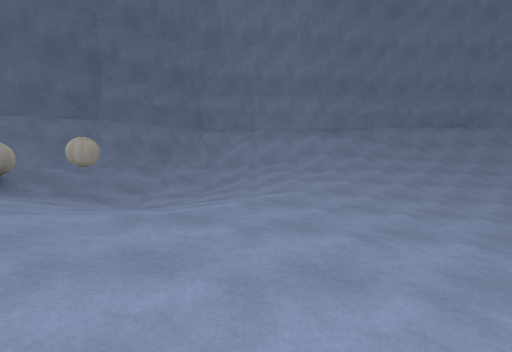
[1] (above)

14 first-person views from a walk through a Unity game level. The camera is 1.3 m above the floor, tilts 4° down and sees 85° across. The floor is counted in squares, 2 m on a side. Each view is taken from the middle of a square. On the plan, view 1 faces up. The plan holds only what a view shows up to about 9 squares ahead; the rest is blank. The place goes on beyond the plan.

[2]
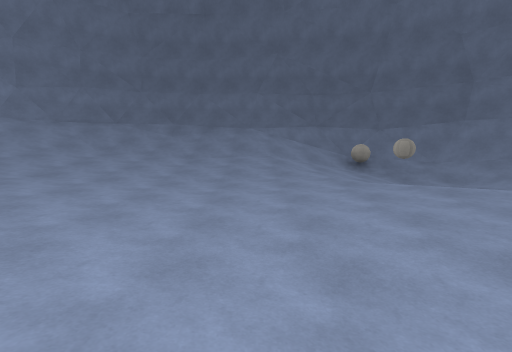

[3]
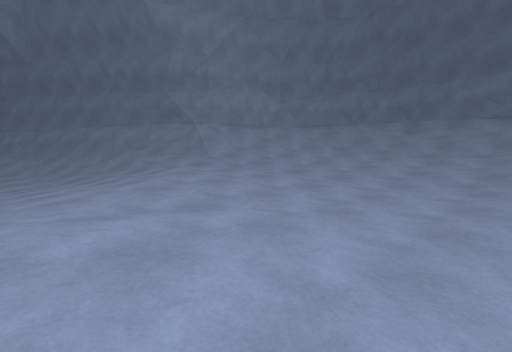

[4]
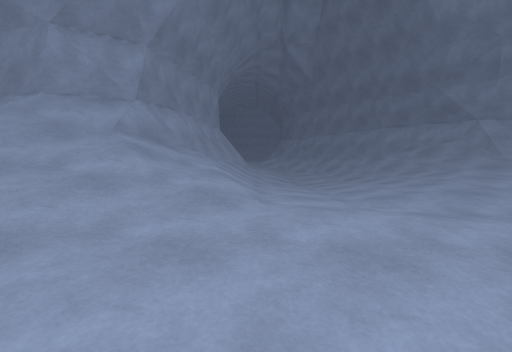

[5]
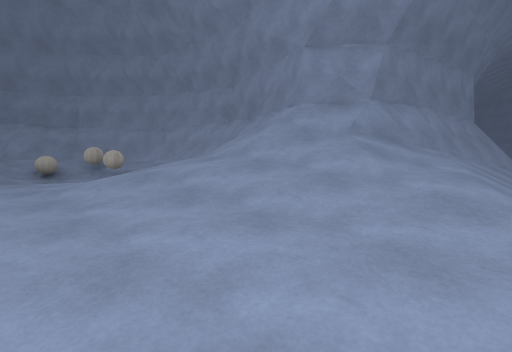

[6]
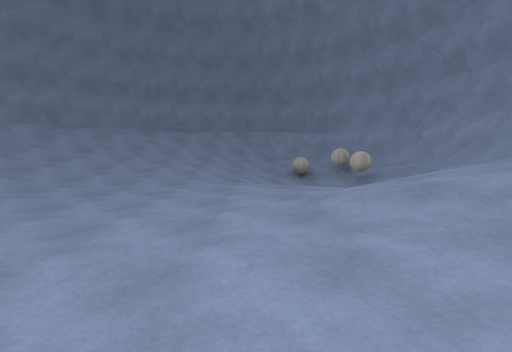

[7]
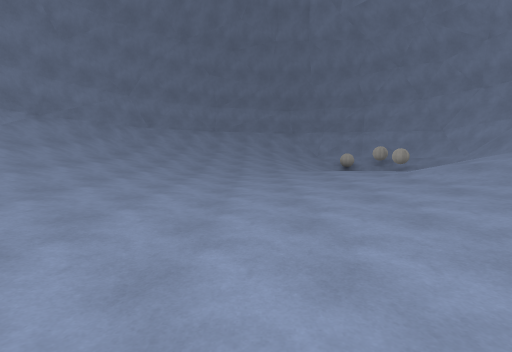

[8]
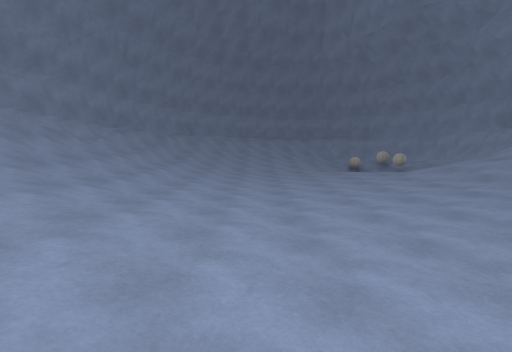

[9]
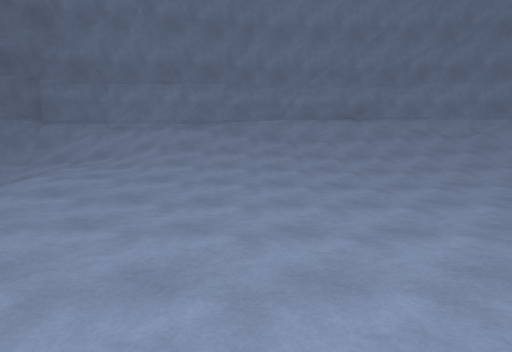

[10]
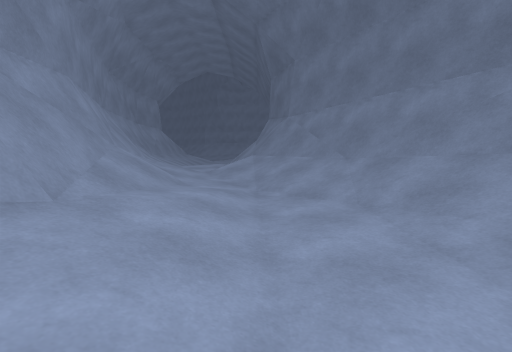

[11]
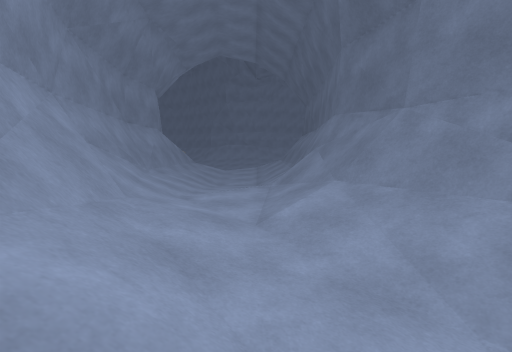

[12]
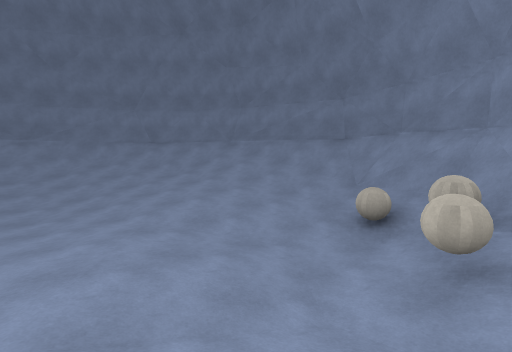

[13]
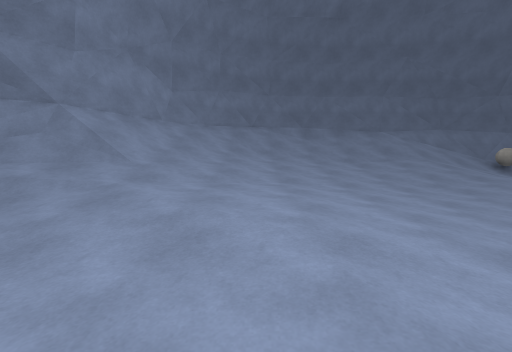

[14]
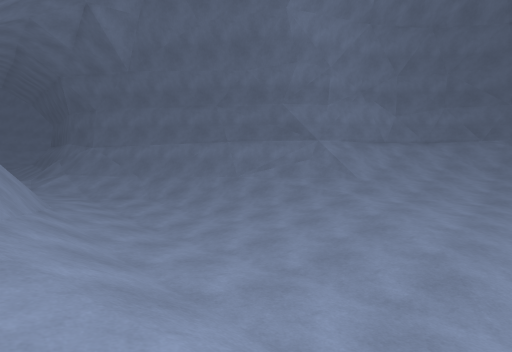

### Floor plan
Key: @ floor where view 1 was taken; # wall or solid block; . main floor; : floor 0.25 m higher than the main floor; - floor 0.25 m lower than the main floor; + floor 0.5 m higher than the main floor; _ floor 0.5 m lower than the main floor; * floor 0.75 m higher than the main floor; % floor 1 m higher than the main floor; / step, stairs or slope; = window, fence, low wall or low ledge; O other object.
Columns run from 5 left of view 1 to 17 right of it. Each row starts with its distance up from view 1.
 10          #####
  9    #######///#####
  8   ##=////////////###
  7  ##/////%%***//////##
  6 ##//-/++++:::+++*///##
  5 ##O_-.::.......::////#
  4 #O.-.:..-----....+*//#
  3 #//....--__---...+*//##
  2 #//+:..-__---....:++//#
  1 #/%+:.-----...:::./:/##
  0 #/%+:@.-....::+:.--O/##
 -1 #//++:...::://*//_-O##
 -2 #//*+:::..////// /O##
 -3 #//%*+++:.//=/#==###
 -4 ##////+:.-//#######
 -5  ##////:.-/##
 -6   ###//.-_/#
 -7     ##//--/#
 -8      ##/--+#
 -9       ##/-:#
-10        #/./##
-11        ##/:##
-12         ##+/#
-13         ##++#
-14          #+:#
-15          #::#
-16          #..#
-17          #..#

Positions as (right, up) in squares from view 1, and headings:
1: (0, 0), facing up
2: (4, 1), facing left
3: (4, 1), facing down-left
4: (5, 1), facing down
5: (5, 1), facing down-right
6: (6, 1), facing right
7: (4, 3), facing right
8: (2, 4), facing right
9: (4, 1), facing up
10: (4, -6), facing down
11: (5, -9), facing down
12: (10, -2), facing up-right
13: (4, -3), facing left
14: (6, -2), facing down-left
